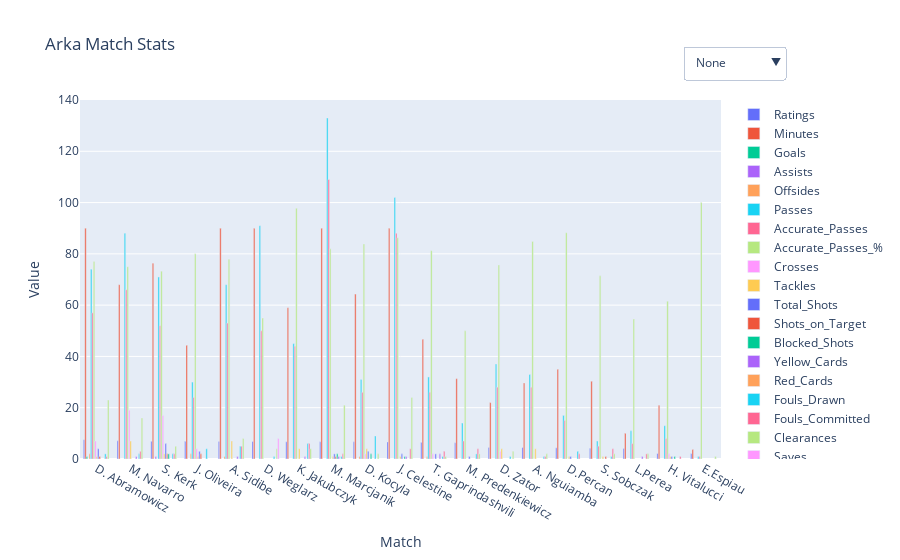

Notebook code for this chart:
### Code cell
# Create the figure
from torch import layout


fig = go.Figure()

# List of metrics to plot
metrics = ['Ratings', 'Minutes', 'Goals', 'Assists', 'Offsides', 'Passes',
       'Accurate_Passes', 'Accurate_Passes_%', 'Crosses', 'Tackles',
       'Total_Shots', 'Shots_on_Target', 'Blocked_Shots', 'Yellow_Cards',
       'Red_Cards', 'Fouls_Drawn', 'Fouls_Committed', 'Clearances', 'Saves']

# Add traces for each metric
for metric in metrics:
    filtered_data = data[data[metrics] >  0]
    sorted_df = filtered_data.sort_values(by=metric, ascending=False)
    
    fig.add_trace(go.Bar(x=sorted_df.index, y=sorted_df[metric], name=metric))


# Define visibility matrix
n = len(metrics)
visibility_matrix = {
    "None": [False] * n,
    "AVG Rating": [metric in ['Ratings'] for metric in metrics],
    "Minutes": [metric in ['Minutes'] for metric in metrics],
    "Passes": [metric in ['Passes', 'Accurate_Passes', 'Accurate_Passes_%', 'Crosses'] for metric in metrics],
    "Attack": [metric in ['Goals', 'Assists', 'Total_Shots', 'Shots_on_Target', 'Shots_Inside_Box', 'Shots_Outside_Box'] for metric in metrics],
    "Defense": [metric in ['Tackles', 'Fouls_Drawn', 'Fouls_Committed', 'Saves'] for metric in metrics],
    "Cards": [metric in ['Yellow_Cards', 'Red_Cards'] for metric in metrics],
    "All": [True] * n
}

# Create buttons
buttons = [
    dict(label=label,
         method="update",
         args=[{"visible": visibility},
               {"title": f"Arka Match Stats: {label}"}])
    for label, visibility in visibility_matrix.items()
]

# Add dropdown to figure
fig.update_layout(
    updatemenus=[dict(
        active=0,
        buttons=buttons,
        x=1.1,
        y=1.15
    )],
    title="Arka Match Stats",
    xaxis_title="Match",
    yaxis_title="Value",
    barmode='group'
)

fig.show()
fig.write_html("arka_stats_players.html")

### Figure 1 — Plotly figure (JSON) as saved in the notebook; plotly's stock layout.template omitted (floating-point values rounded to 4 significant figures)
{"data": [{"name": "Ratings", "type": "bar", "x": ["D. Abramowicz", "M. Navarro", "S. Kerk", "J. Oliveira", "A. Sidibe", "D. Weglarz", "K. Jakubczyk", "M. Marcjanik", "D. Kocyla", "J. Celestine", "T. Gaprindashvili", "M. Predenkiewicz", "D. Zator", "A. Nguiamba", "D.Percan", "S. Sobczak", "L.Perea", "H. Vitalucci", "E.Espiau"], "y": [7.53, 7.1, 6.91, 6.9, 6.86, 6.85, 6.73, 6.72, 6.71, 6.66, 6.5, 6.36, 4.53, 4.49, 4.37, 4.22, 4.13, 2.15, 2.11]}, {"name": "Minutes", "type": "bar", "x": ["D. Abramowicz", "J. Celestine", "A. Sidibe", "M. Marcjanik", "D. Weglarz", "S. Kerk", "M. Navarro", "D. Kocyla", "K. Jakubczyk", "T. Gaprindashvili", "J. Oliveira", "D.Percan", "M. Predenkiewicz", "S. Sobczak", "A. Nguiamba", "D. Zator", "H. Vitalucci", "L.Perea", "E.Espiau"], "y": [90.0, 90.0, 90.0, 90.0, 90.0, 76.33, 68.0, 64.33, 59.0, 46.67, 44.33, 35.0, 31.33, 30.33, 29.67, 22.0, 21.0, 10.0, 3.67]}, {"name": "Goals", "type": "bar", "x": ["D. Abramowicz", "S. Kerk", "J. Oliveira", "A. Nguiamba", "D. Zator", "K. Jakubczyk", "D. Kocyla", "D. Weglarz", "M. Navarro", "T. Gaprindashvili", "D.Percan", "M. Marcjanik", "A. Sidibe", "H. Vitalucci", "J. Celestine", "S. Sobczak", "M. Predenkiewicz", "L.Perea", "E.Espiau"], "y": [1.0, NaN, NaN, NaN, NaN, NaN, NaN, NaN, NaN, NaN, NaN, NaN, NaN, NaN, NaN, NaN, NaN, NaN, NaN]}, {"name": "Assists", "type": "bar", "x": ["S. Kerk", "D. Abramowicz", "J. Oliveira", "A. Nguiamba", "D. Zator", "K. Jakubczyk", "D. Kocyla", "D. Weglarz", "M. Navarro", "T. Gaprindashvili", "D.Percan", "M. Marcjanik", "A. Sidibe", "H. Vitalucci", "J. Celestine", "S. Sobczak", "M. Predenkiewicz", "L.Perea", "E.Espiau"], "y": [1.0, NaN, NaN, NaN, NaN, NaN, NaN, NaN, NaN, NaN, NaN, NaN, NaN, NaN, NaN, NaN, NaN, NaN, NaN]}, {"name": "Offsides", "type": "bar", "x": ["D. Abramowicz", "J. Oliveira", "D. Kocyla", "T. Gaprindashvili", "A. Sidibe", "S. Kerk", "A. Nguiamba", "D. Zator", "K. Jakubczyk", "D. Weglarz", "M. Navarro", "D.Percan", "M. Marcjanik", "H. Vitalucci", "J. Celestine", "S. Sobczak", "M. Predenkiewicz", "L.Perea", "E.Espiau"], "y": [2.0, 2.0, 1.0, 1.0, 1.0, NaN, NaN, NaN, NaN, NaN, NaN, NaN, NaN, NaN, NaN, NaN, NaN, NaN, NaN]}, {"name": "Passes", "type": "bar", "x": ["M. Marcjanik", "J. Celestine", "D. Weglarz", "M. Navarro", "D. Abramowicz", "S. Kerk", "A. Sidibe", "K. Jakubczyk", "D. Zator", "A. Nguiamba", "T. Gaprindashvili", "D. Kocyla", "J. Oliveira", "D.Percan", "M. Predenkiewicz", "H. Vitalucci", "L.Perea", "S. Sobczak", "E.Espiau"], "y": [133.0, 102.0, 91.0, 88.0, 74.0, 71.0, 68.0, 45.0, 37.0, 33.0, 32.0, 31.0, 30.0, 17.0, 14.0, 13.0, 11.0, 7.0, 1.0]}, {"name": "Accurate_Passes", "type": "bar", "x": ["M. Marcjanik", "J. Celestine", "M. Navarro", "D. Abramowicz", "A. Sidibe", "S. Kerk", "D. Weglarz", "K. Jakubczyk", "A. Nguiamba", "D. Zator", "T. Gaprindashvili", "D. Kocyla", "J. Oliveira", "D.Percan", "H. Vitalucci", "M. Predenkiewicz", "L.Perea", "S. Sobczak", "E.Espiau"], "y": [109.0, 88.0, 66.0, 57.0, 53.0, 52.0, 50.0, 44.0, 28.0, 28.0, 26.0, 26.0, 24.0, 15.0, 8.0, 7.0, 6.0, 5.0, 1.0]}, {"name": "Accurate_Passes_%", "type": "bar", "x": ["E.Espiau", "K. Jakubczyk", "D.Percan", "J. Celestine", "A. Nguiamba", "D. Kocyla", "M. Marcjanik", "T. Gaprindashvili", "J. Oliveira", "A. Sidibe", "D. Abramowicz", "D. Zator", "M. Navarro", "S. Kerk", "S. Sobczak", "H. Vitalucci", "D. Weglarz", "L.Perea", "M. Predenkiewicz"], "y": [100.0, 97.78, 88.24, 86.27, 84.85, 83.87, 81.95, 81.25, 80.0, 77.94, 77.03, 75.68, 75.0, 73.24, 71.43, 61.54, 54.95, 54.55, 50.0]}, {"name": "Crosses", "type": "bar", "x": ["M. Navarro", "S. Kerk", "D. Abramowicz", "J. Oliveira", "D. Zator", "D. Kocyla", "T. Gaprindashvili", "H. Vitalucci", "A. Nguiamba", "K. Jakubczyk", "D. Weglarz", "D.Percan", "M. Marcjanik", "A. Sidibe", "J. Celestine", "S. Sobczak", "M. Predenkiewicz", "L.Perea", "E.Espiau"], "y": [19.0, 17.0, 7.0, 4.0, 3.0, 2.0, 2.0, 2.0, NaN, NaN, NaN, NaN, NaN, NaN, NaN, NaN, NaN, NaN, NaN]}, {"name": "Tackles", "type": "bar", "x": ["M. Navarro", "A. Sidibe", "A. Nguiamba", "D. Zator", "K. Jakubczyk", "D. Kocyla", "S. Kerk", "D. Abramowicz", "J. Oliveira", "D.Percan", "M. Marcjanik", "H. Vitalucci", "J. Celestine", "S. Sobczak", "D. Weglarz", "T. Gaprindashvili", "M. Predenkiewicz", "L.Perea", "E.Espiau"], "y": [7.0, 7.0, 4.0, 4.0, 4.0, 4.0, 2.0, 1.0, 1.0, 1.0, 1.0, 1.0, 1.0, 1.0, NaN, NaN, NaN, NaN, NaN]}, {"name": "Total_Shots", "type": "bar", "x": ["S. Kerk", "D. Abramowicz", "J. Oliveira", "D. Kocyla", "T. Gaprindashvili", "M. Marcjanik", "J. Celestine", "D.Percan", "H. Vitalucci", "M. Predenkiewicz", "A. Nguiamba", "D. Zator", "K. Jakubczyk", "D. Weglarz", "M. Navarro", "A. Sidibe", "S. Sobczak", "L.Perea", "E.Espiau"], "y": [6.0, 4.0, 3.0, 3.0, 2.0, 2.0, 2.0, 1.0, 1.0, 1.0, NaN, NaN, NaN, NaN, NaN, NaN, NaN, NaN, NaN]}, {"name": "Shots_on_Target", "type": "bar", "x": ["S. Kerk", "J. Oliveira", "D. Abramowicz", "M. Marcjanik", "S. Sobczak", "A. Nguiamba", "D. Zator", "K. Jakubczyk", "D. Kocyla", "D. Weglarz", "M. Navarro", "T. Gaprindashvili", "D.Percan", "A. Sidibe", "H. Vitalucci", "J. Celestine", "M. Predenkiewicz", "L.Perea", "E.Espiau"], "y": [2.0, 2.0, 1.0, 1.0, 1.0, NaN, NaN, NaN, NaN, NaN, NaN, NaN, NaN, NaN, NaN, NaN, NaN, NaN, NaN]}, {"name": "Blocked_Shots", "type": "bar", "x": ["S. Kerk", "D. Kocyla", "M. Marcjanik", "H. Vitalucci", "J. Celestine", "D. Abramowicz", "J. Oliveira", "A. Nguiamba", "D. Zator", "K. Jakubczyk", "D. Weglarz", "M. Navarro", "T. Gaprindashvili", "D.Percan", "A. Sidibe", "S. Sobczak", "M. Predenkiewicz", "L.Perea", "E.Espiau"], "y": [2.0, 2.0, 2.0, 1.0, 1.0, NaN, NaN, NaN, NaN, NaN, NaN, NaN, NaN, NaN, NaN, NaN, NaN, NaN, NaN]}, {"name": "Yellow_Cards", "type": "bar", "x": ["T. Gaprindashvili", "K. Jakubczyk", "M. Navarro", "M. Marcjanik", "A. Sidibe", "J. Celestine", "L.Perea", "D. Abramowicz", "S. Kerk", "J. Oliveira", "A. Nguiamba", "D. Zator", "D. Kocyla", "D. Weglarz", "D.Percan", "H. Vitalucci", "S. Sobczak", "M. Predenkiewicz", "E.Espiau"], "y": [2.0, 1.0, 1.0, 1.0, 1.0, 1.0, 1.0, NaN, NaN, NaN, NaN, NaN, NaN, NaN, NaN, NaN, NaN, NaN, NaN]}, {"name": "Red_Cards", "type": "bar", "x": ["D. Abramowicz", "S. Kerk", "J. Oliveira", "A. Nguiamba", "D. Zator", "K. Jakubczyk", "D. Kocyla", "D. Weglarz", "M. Navarro", "T. Gaprindashvili", "D.Percan", "M. Marcjanik", "A. Sidibe", "H. Vitalucci", "J. Celestine", "S. Sobczak", "M. Predenkiewicz", "L.Perea", "E.Espiau"], "y": [NaN, NaN, NaN, NaN, NaN, NaN, NaN, NaN, NaN, NaN, NaN, NaN, NaN, NaN, NaN, NaN, NaN, NaN, NaN]}, {"name": "Fouls_Drawn", "type": "bar", "x": ["D. Kocyla", "K. Jakubczyk", "A. Sidibe", "J. Oliveira", "D.Percan", "D. Abramowicz", "S. Kerk", "M. Navarro", "M. Predenkiewicz", "A. Nguiamba", "D. Zator", "D. Weglarz", "T. Gaprindashvili", "M. Marcjanik", "S. Sobczak", "H. Vitalucci", "J. Celestine", "L.Perea", "E.Espiau"], "y": [9.0, 6.0, 5.0, 4.0, 3.0, 2.0, 2.0, 2.0, 2.0, 1.0, 1.0, 1.0, 1.0, 1.0, 1.0, NaN, NaN, NaN, NaN]}, {"name": "Fouls_Committed", "type": "bar", "x": ["K. Jakubczyk", "A. Sidibe", "J. Celestine", "S. Sobczak", "M. Predenkiewicz", "M. Navarro", "T. Gaprindashvili", "S. Kerk", "D.Percan", "M. Marcjanik", "L.Perea", "D. Abramowicz", "A. Nguiamba", "H. Vitalucci", "J. Oliveira", "D. Zator", "D. Kocyla", "D. Weglarz", "E.Espiau"], "y": [6.0, 5.0, 4.0, 4.0, 4.0, 3.0, 3.0, 2.0, 2.0, 2.0, 2.0, 1.0, 1.0, 1.0, NaN, NaN, NaN, NaN, NaN]}, {"name": "Clearances", "type": "bar", "x": ["J. Celestine", "D. Abramowicz", "M. Marcjanik", "M. Navarro", "A. Sidibe", "S. Kerk", "K. Jakubczyk", "D. Weglarz", "D. Zator", "A. Nguiamba", "D. Kocyla", "S. Sobczak", "M. Predenkiewicz", "L.Perea", "T. Gaprindashvili", "E.Espiau", "J. Oliveira", "D.Percan", "H. Vitalucci"], "y": [24.0, 23.0, 21.0, 16.0, 8.0, 5.0, 4.0, 4.0, 3.0, 2.0, 2.0, 2.0, 2.0, 2.0, 1.0, 1.0, NaN, NaN, NaN]}, {"name": "Saves", "type": "bar", "x": ["D. Weglarz", "D. Abramowicz", "S. Kerk", "J. Oliveira", "A. Nguiamba", "D. Zator", "K. Jakubczyk", "D. Kocyla", "M. Navarro", "T. Gaprindashvili", "D.Percan", "M. Marcjanik", "A. Sidibe", "H. Vitalucci", "J. Celestine", "S. Sobczak", "M. Predenkiewicz", "L.Perea", "E.Espiau"], "y": [8.0, NaN, NaN, NaN, NaN, NaN, NaN, NaN, NaN, NaN, NaN, NaN, NaN, NaN, NaN, NaN, NaN, NaN, NaN]}], "layout": {"barmode": "group", "title": {"text": "Arka Match Stats"}, "updatemenus": [{"active": 0, "buttons": [{"args": [{"visible": [false, false, false, false, false, false, false, false, false, false, false, false, false, false, false, false, false, false, false]}, {"title": "Arka Match Stats: None"}], "label": "None", "method": "update"}, {"args": [{"visible": [true, false, false, false, false, false, false, false, false, false, false, false, false, false, false, false, false, false, false]}, {"title": "Arka Match Stats: AVG Rating"}], "label": "AVG Rating", "method": "update"}, {"args": [{"visible": [false, true, false, false, false, false, false, false, false, false, false, false, false, false, false, false, false, false, false]}, {"title": "Arka Match Stats: Minutes"}], "label": "Minutes", "method": "update"}, {"args": [{"visible": [false, false, false, false, false, true, true, true, true, false, false, false, false, false, false, false, false, false, false]}, {"title": "Arka Match Stats: Passes"}], "label": "Passes", "method": "update"}, {"args": [{"visible": [false, false, true, true, false, false, false, false, false, false, true, true, false, false, false, false, false, false, false]}, {"title": "Arka Match Stats: Attack"}], "label": "Attack", "method": "update"}, {"args": [{"visible": [false, false, false, false, false, false, false, false, false, true, false, false, false, false, false, true, true, false, true]}, {"title": "Arka Match Stats: Defense"}], "label": "Defense", "method": "update"}, {"args": [{"visible": [false, false, false, false, false, false, false, false, false, false, false, false, false, true, true, false, false, false, false]}, {"title": "Arka Match Stats: Cards"}], "label": "Cards", "method": "update"}, {"args": [{"visible": [true, true, true, true, true, true, true, true, true, true, true, true, true, true, true, true, true, true, true]}, {"title": "Arka Match Stats: All"}], "label": "All", "method": "update"}], "x": 1.1, "y": 1.15}], "xaxis": {"title": {"text": "Match"}}, "yaxis": {"title": {"text": "Value"}}}}
